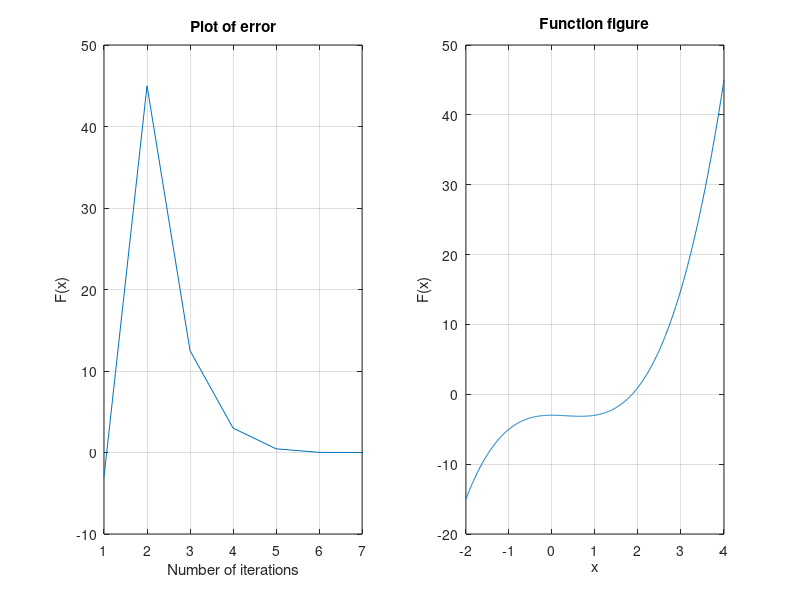

Reproduce this figure in MATLAB.

clear;

 f=@(x)  x.^3 - x.^2 -3;
 f1=@(x) 3*x.^2 - 2*x;

% f=@(x) cos(x) + 2*sin(x) - x.^2;      % when there are two roots.
% f1 =@(x)  -sin(x) + 2 *cos(x) - 2*x;

% f= @(x)   exp(-x).* cos(x);
% f1= @(x)  -exp(-x).* cos(x) - exp(-x).* sin(x);

%failure case 1. When there is no root for exp(x) = 0
% f=@(x) exp(x) -1;
% f1= @(x) exp(x);

%failure case 2.  When the derative is zero or bad initial approximation.
%  f=@(x) x - x.^2;
%  f1= @(x) 1 - 2*x;

%Input
p(1) = 1;           % Initial Approximation   x(0) = 0;
tol= 10^-5;           % Tolerance
step_number=40;       % Maximum number of iterations
stop=0;               % Final iteration

 for i=1:step_number
         value(i)=f(p(i));
     p(i+1) = p(i) - f(p(i))/f1(p(i));
        
      if   abs(p(i+1) - p(i)) < tol
          stop = i;
          break
      end
      
 end
 
 fprintf('Root of given equation is %f , final iteration %d',p(i), stop)
 subplot(1,2,1)
 plot(value);
 title('Plot of error')
 xlabel('Number of iterations')
 ylabel('F(x)')
 grid on;

 t = -2:0.01:4;
 subplot(1,2,2)
 plot(t,f(t));
 title('Function figure')
 xlabel('x')
 ylabel('F(x)')
 grid on;
